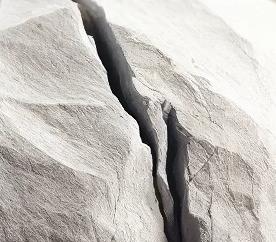
%> input picture crack3.png, 276 x 242 px
$ octave fracture_detection_filters.m   (GNU Octave 9; MATLAB toolbox functions it lacks are replaced by stand-ins)
%> lines starting %> are read from the running program, lines starting %| are printed output that depends on the picture; in (x1, y1, x2, y2) boxes, pixels count from 0 and x2, y2 are one past the last pixel; in counts of white or black regions, pixels touching at a corner belong together; the program's own positions count from 1
%% fracture_detection_filters.m
% Fracture detection using filtering + edge detection + white pixel counts
% Image path: /MATLAB Drive/crack3.png
%
% Notes:
% - This script is self-contained (includes a simple imoverlay helper).
% - If you want GitHub-friendly relative paths, see the "PATH OPTIONS" section below.

clear; close all; clc;

%% =========================
%  PATH OPTIONS (choose one)
%  =========================
% Option A (your current MATLAB Drive absolute path):
imgPath = "/MATLAB Drive/crack3.png";

% Option B (GitHub-friendly relative path):
% Put the image in: images/crack3.png (relative to this .m file folder)
% scriptDir = fileparts(mfilename('fullpath'));
% imgPath = fullfile(scriptDir, "..", "images", "crack3.png");
% imgPath = string(imgPath);

if ~isfile(imgPath)
    error("Image not found: %s\nCheck the path and filename.", imgPath);
end

%% 1) Image Loading
I = imread(imgPath);
%> I is the input picture: size 242x276x3 uint8; mean R, G, B 194.8, 190.8, 186.3
figure('Name','Original'); imshow(I);
title('Original RGB Image');

%% Convert to grayscale
I_gray = im2gray(I);
figure('Name','Grayscale'); imshow(I_gray);
title('Grayscale Image');

%% 2) Low-Pass Filtering (Gaussian Blur)
sigmaLP = 12;  % adjustable
lowPassI = imgaussfilt(I_gray, sigmaLP);
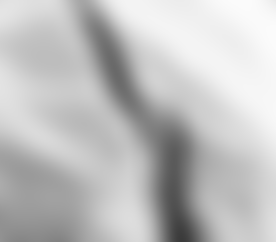
%> lowPassI: size 242x276 uint8; min 58, max 251, mean 191.5
figure('Name','Low-pass Gaussian'); imshow(lowPassI);
title(sprintf('Low Pass (Gaussian Blur), \\sigma = %.2f', sigmaLP));

%% 3) High-Pass Filtering: Sobel Edge Detection
highPass_on_LP = edge(lowPassI, 'sobel');
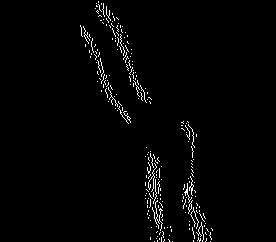
%> highPass_on_LP: size 242x276 logical; 1.9% white in thin lines or dots, all inside (x1, y1, x2, y2) = (80, 1, 213, 242)
figure('Name','Sobel on Low-pass'); imshow(highPass_on_LP);
title('High Pass: Sobel on Low-Pass Image');

highPass_only = edge(I_gray, 'sobel');
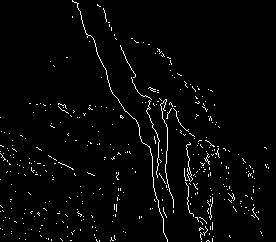
%> highPass_only: size 242x276 logical; 2.6% white in thin lines or dots
figure('Name','Sobel only'); imshow(highPass_only);
title('High Pass: Sobel only (on grayscale)');

%% 4) Combined Filtering: Laplacian of Gaussian (LoG)
% edge(...,'log',threshold,sigma)
logThresh = 0.2;   % adjustable
logSigma  = 0.95;  % adjustable
logI = edge(I_gray, 'log', logThresh, logSigma);
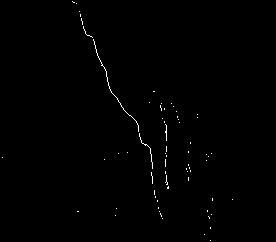
%> logI: size 242x276 logical; 0.47% white in thin lines or dots, all inside (x1, y1, x2, y2) = (2, 1, 233, 241)
figure('Name','LoG'); imshow(logI);
title(sprintf('Combined LoG (thr=%.2f, \\sigma=%.2f)', logThresh, logSigma));

%% 5) White Pixel Counts (for each method)
countSobelLP   = nnz(highPass_on_LP);
%> countSobelLP = 1290
countSobelOnly = nnz(highPass_only);
%> countSobelOnly = 1737
countLoG       = nnz(logI);
%> countLoG = 317

fprintf("\n=== White Pixel Counts ===\n");
fprintf("Sobel on Low-pass : %d\n", countSobelLP);
%| Sobel on Low-pass : 1290
fprintf("Sobel only        : %d\n", countSobelOnly);
%| Sobel only        : 1737
fprintf("LoG               : %d\n", countLoG);
%| LoG               : 317

%% Choose which map to use for decision
% Best default: LoG (often cleaner for crack-like edges)
numWhitePixels = countLoG;
%> numWhitePixels = 317

%% Threshold selection
% Option 1 (manual): set your own threshold
thresholdCount = 100;  % adjustable

% Option 2 (auto): uncomment to estimate threshold from image size
% thresholdCount = round(0.001 * numel(I_gray));  % 0.1% of all pixels

fprintf("\nDecision based on LoG white pixels = %d (threshold = %d)\n", ...
    numWhitePixels, thresholdCount);
%| Decision based on LoG white pixels = 317 (threshold = 100)

%% If / elseif / else decision
if numWhitePixels > thresholdCount
    disp('Fracture Detected: White pixel count indicates a crack.');
elseif numWhitePixels > 0 && numWhitePixels <= thresholdCount
    disp('Possible Fracture: Low white pixel count suggests a minor defect.');
else
    disp('No Fracture Detected: No significant cracks found.');
end

%% (Optional) Overlay edges on grayscale for visual confirmation
overlay = imoverlay_simple(I_gray, logI, [1 0 0]); % red overlay
figure('Name','LoG edges overlay'); imshow(overlay);
title('LoG Edges Overlay (Red)');

%% =========================
% Helper: imoverlay_simple
% =========================
function out = imoverlay_simple(imgGray, mask, colorRGB)
%> called with colorRGB = [1 0 0]
%IMOVERLAY_SIMPLE Create an RGB overlay from a grayscale image + binary mask.
%   out = imoverlay_simple(imgGray, mask, colorRGB)
%   - imgGray: grayscale image (uint8/uint16/double/etc.)
%   - mask: logical/binary edge map
%   - colorRGB: 1x3 RGB values in [0,1], e.g. [1 0 0] for red

imgGray = im2double(imgGray);
out = repmat(imgGray, 1, 1, 3);

mask = logical(mask);

out(:,:,1) = out(:,:,1).*(~mask) + colorRGB(1).*mask;
out(:,:,2) = out(:,:,2).*(~mask) + colorRGB(2).*mask;
out(:,:,3) = out(:,:,3).*(~mask) + colorRGB(3).*mask;
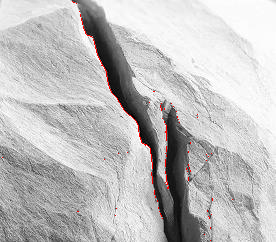
%> out: size 242x276x3 double; mean R, G, B 0.752, 0.747, 0.747
end
